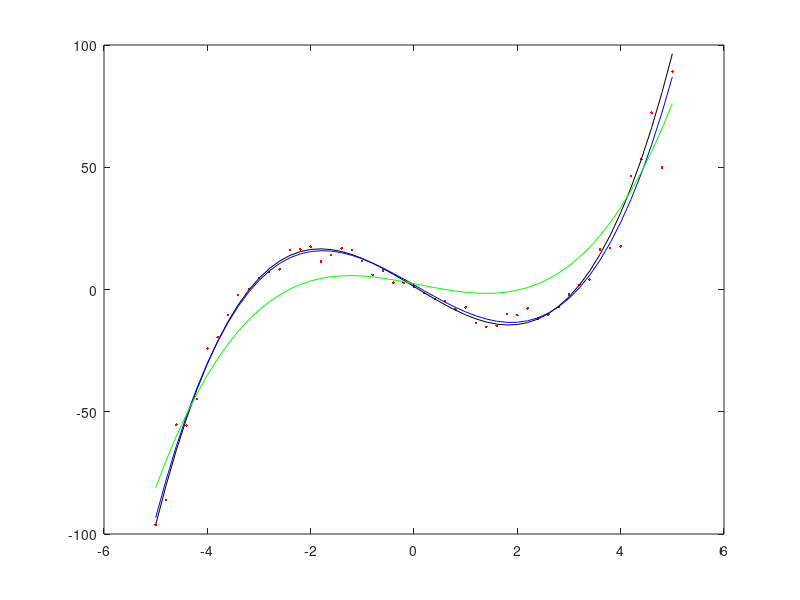

Source code (MATLAB):
%% 
% *Regression Problems*

close all;
clear;
clc;

matlab.lang.OnOffSwitchState = 1;

data = [   -5.0000  -96.2607 
   -4.8000  -85.9893
   -4.6000  -55.2451
   -4.4000  -55.6153
   -4.2000  -44.8827
   -4.0000  -24.1306
   -3.8000  -19.4970
   -3.6000  -10.3972
   -3.4000   -2.2633
   -3.2000    0.2196
   -3.0000    4.5852
   -2.8000    7.1974
   -2.6000    8.2207
   -2.4000   16.0614
   -2.2000   16.4224
   -2.0000   17.5381
   -1.8000   11.4895
   -1.6000   14.1065
   -1.4000   16.8220
   -1.2000   16.1584
   -1.0000   11.6846
   -0.8000    5.9991
   -0.6000    7.8277
   -0.4000    2.8236
   -0.2000    2.7129
         0    1.1669
    0.2000   -1.4223
    0.4000   -3.8489
    0.6000   -4.7101
    0.8000   -8.1538
    1.0000   -7.3364
    1.2000  -13.6464
    1.4000  -15.2607
    1.6000  -14.8747
    1.8000   -9.9271
    2.0000  -10.5022
    2.2000   -7.7297
    2.4000  -11.7859
    2.6000  -10.2662
    2.8000   -7.1364
    3.0000   -2.1166
    3.2000    1.9428
    3.4000    4.0905
    3.6000   16.3151
    3.8000   16.9854
    4.0000   17.6418
    4.2000   46.3117
    4.4000   53.2609
    4.6000   72.3538
    4.8000   49.9166
    5.0000   89.1652];

x = data(:,1);
y = data(:,2);
l = length(x);
n = 4; % n-1 = 3 

% Vandermonde Matrix
A = zeros(l,n);

for i = 1:n
    A(:,i) = x.^(i-1);
end

%% 
% a) Find the best approximating polynomial of degree 3 w.r.t. ∥ · ∥2.

z_2 = (A'*A)\(A'*y);
y_2 = A*z_2;
%% 
% b) Find the best approximating polynomial of degree 3 w.r.t. ∥ · ∥1. 

c = [zeros(n,1)
    ones(l,1)];

D = [A -eye(l)
    -A -eye(l)];

d = [y
    -y];

% Solve linear Programming
solution_1 = linprog(c,D,d);
z_1 = solution_1(1:n);
y_1 = A*z_1;
%% 
% c) Find the best approximating polynomial of degree 3 w.r.t. ∥ · ∥∞.

c = [zeros(n,1)
    1];

D = [A -ones(l,1)
    -A -ones(l,1)];

d = [y
    -y];

solution_inf = linprog(c,D,d);
z_inf = solution_inf(1:n);
y_inf = A*z_inf;
%%
% Plot 3 Norms
plot(x,y,'r.',x,y_1,'k-', x, y_2, 'b-', x, y_inf, 'g-');